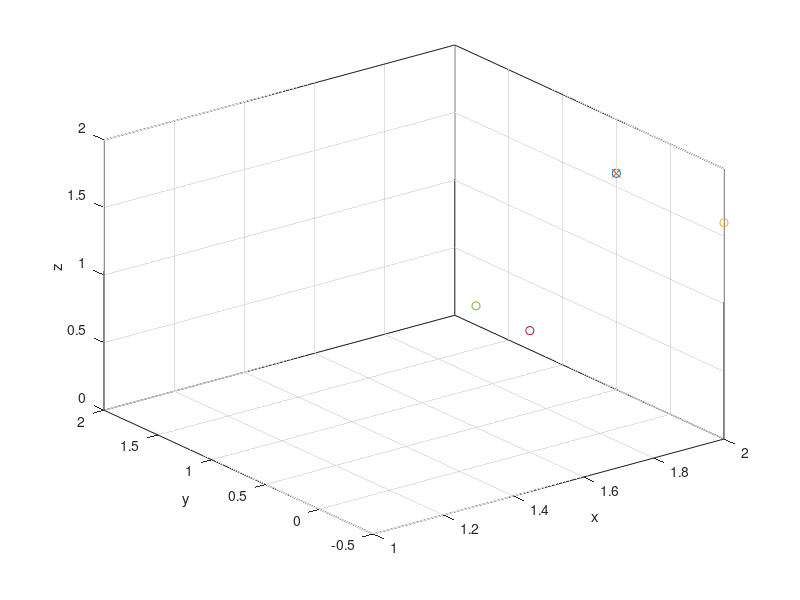

This figure's MATLAB source: (Note: this script raises an error after producing the figure.)
clc; clear; close all;

% Way-points
p(:, 1) = [2000 500 1600]'/1000;
p(:, 2) = [2000 -500 1600]'/1000;
p(:, 3) = [1600 500 900]'/1000;
p(:, 4) = [1600 0 900]'/1000;
p(:, 5) = [2000 500 1600]'/1000;
t1 = [0:4];

% Plotting waypoints
plot3(p(1,1), p(2,1), p(3,1), 'o', LineWidth=2)
hold on
grid on
box on
xlabel('x')
ylabel('y')
zlabel('z')
%axis([0 2.2 -1 0.6 0 1.6])
plot3(p(1,2), p(2,2), p(3,2), 'o', LineWidth=2)
plot3(p(1,3), p(2,3), p(3,3), 'o', LineWidth=2)
plot3(p(1,4), p(2,4), p(3,4), 'o', LineWidth=2)
plot3(p(1,5), p(2,5), p(3,5), 'x', LineWidth=1)

% Creating varibles for (x,y,z)-points, for to make it more readeble.
xPoints = p(1, :);
yPoints = p(2, :);
zPoints = p(3, :);

% Getting polynomal coefficients
coeffx = getCoeff(t1, xPoints);
coeffy = getCoeff(t1, yPoints);
coeffz = getCoeff(t1, zPoints);

% Extracting coefficients for p1...p4 in x, y and z
p1coeffx = coeffx(1:5);
p1coeffy = coeffy(1:5);
p1coeffz = coeffz(1:5);

p2coeffx = coeffx(6:9);
p2coeffy = coeffy(6:9);
p2coeffz = coeffz(6:9);

p3coeffx = coeffx(10:13);
p3coeffy = coeffy(10:13);
p3coeffz = coeffz(10:13);

p4coeffx = coeffx(14:18);
p4coeffy = coeffy(14:18);
p4coeffz = coeffz(14:18);

% Creating functionhandlers for third and fourth order polinomals
p4 = @(coeff_param, t) coeff_param(1) + coeff_param(2)*t + coeff_param(3)*t.^2 + coeff_param(4)*t.^3 + coeff_param(5)*t.^4;
p3 = @(coeff_param, t) coeff_param(1) + coeff_param(2)*t + coeff_param(3)*t.^2 + coeff_param(4)*t.^3;

% Time for plotting
t1 = 0:0.01:1;
t2 = 1:0.01:2;
t3 = 2:0.01:3;
t4 = 3:0.01:4;

% Plotting the path piecewice
plot3(p4(p1coeffx, t1), p4(p1coeffy, t1), p4(p1coeffz, t1))
plot3(p3(p2coeffx, t2), p3(p2coeffy, t2), p3(p2coeffz, t2))
plot3(p3(p3coeffx, t3), p3(p3coeffy, t3), p3(p3coeffz, t3))
plot3(p4(p4coeffx, t4), p4(p4coeffy, t4), p4(p4coeffz, t4))
legend("p1 (start)", "p2", "p3", "p4", "p5 (end)", "p1", "p2", "p3", "p4")


%%
function [coeff] = getCoeff(t, p)
A = zeros(18, 18);
B = zeros(18,1);

A(1, 1:5) = F4(t(1));           
A(2, 1:5) = F4Dot(t(1));
A(3, 1:5) = F4DotDot(t(1));
A(4, 1:5) = F4(t(2));
A(5, 1:5) = F4(t(2));           A(5, 6:9) = -F3(t(2));
A(6, 1:5) = F4Dot(t(2));        A(6, 6:9) = -F3Dot(t(2));
A(7, 1:5) = F4DotDot(t(2));     A(7, 6:9) = -F3DotDot(t(2));
                                A(8, 6:9) = F3(t(3));
                                A(9, 6:9) = F3(t(3));           A(9, 10:13) = -F3(t(3));
                                A(10, 6:9) = F3Dot(t(3));       A(10, 10:13) = -F3Dot(t(3));
                                A(11, 6:9) = F3DotDot(t(3));    A(11, 10:13) = -F3DotDot(t(3));
                                                                A(12, 10:13) = F3(t(4));
                                                                A(13, 10:13) = F3(t(4));            A(13, 14:18) = -F4(t(4));
                                                                A(14, 10:13) = F3Dot(t(4));         A(14, 14:18) = -F4Dot(t(4));
                                                                A(15, 10:13) = F3DotDot(t(4));      A(15, 14:18) = -F4DotDot(t(4));
                                                                                                    A(16, 14:18) = F4(t(5));
                                                                                                    A(17, 14:18) = F4Dot(t(5));
                                                                                                    A(18, 14:18) = F4DotDot(t(5));

B(1) = p(1);
B(4) = p(2);
B(8) = p(3);
B(12) = p(4);
B(16) = p(5);

coeff = A\B;


end



function output = F4(t)
    output = [1 t t.^2 t.^3 t.^4];
end

function output = F4Dot(t)
    output = [0 1 2*t 3*t^2 4*t^3];
end

function output = F4DotDot(t)
    output = [0 0 2 6*t 12*t^2];
end
function output = F3(t)
    output = [1 t t^2 t^3];
end

function output = F3Dot(t)
    output = [0 1 2*t 3*t^2];
end

function output = F3DotDot(t)
    output = [0 0 2 6*t];
end